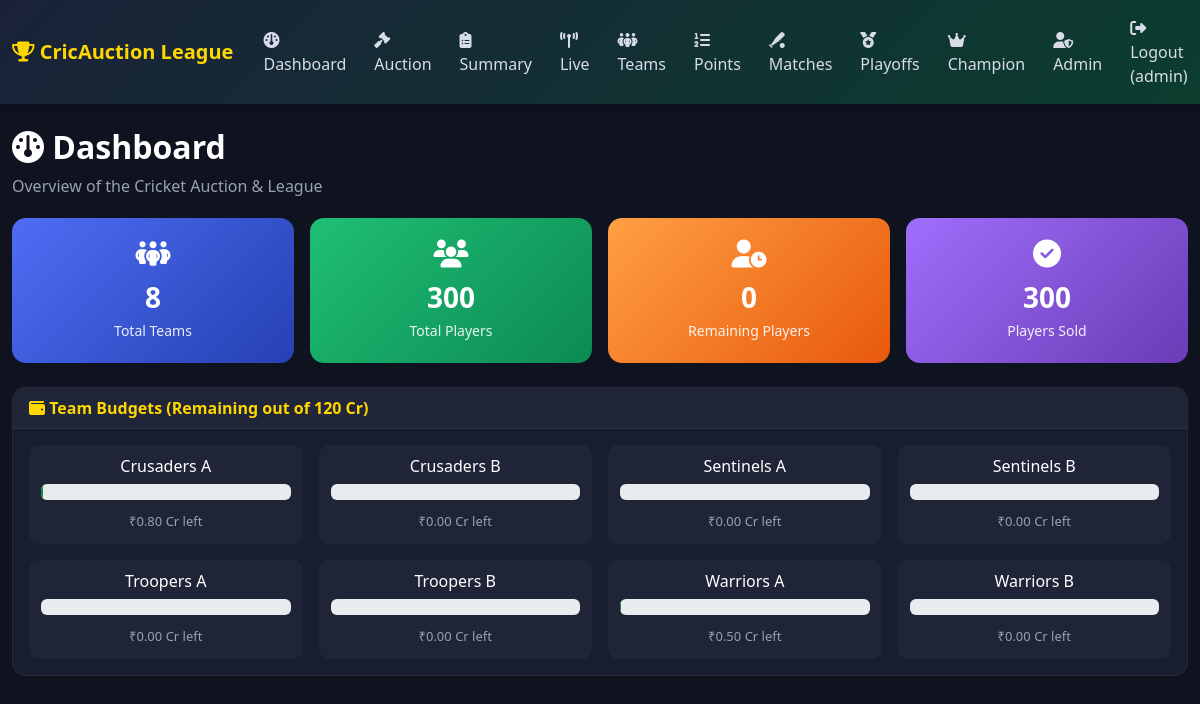
The app's page /dashboard (signed in) with its own data.
### tables this page shows
CREATE TABLE teams (
            id             INTEGER PRIMARY KEY AUTOINCREMENT,
            name           TEXT UNIQUE NOT NULL,
            budget         REAL    NOT NULL DEFAULT 120,
            matches_played INTEGER DEFAULT 0,
            wins           INTEGER DEFAULT 0,
            losses         INTEGER DEFAULT 0,
            points         INTEGER DEFAULT 0,
            nrr            REAL    DEFAULT 0.0
        );

### backend/routes/admin_routes.py (the view)
@admin_bp.route("/dashboard")
@login_required
def dashboard():
    conn = get_db_connection()
    cur = get_cursor(conn)
    cur.execute("SELECT COUNT(*) as c FROM teams")
    total_teams = cur.fetchone()["c"]
    cur.execute("SELECT COUNT(*) as c FROM players")
    total_players = cur.fetchone()["c"]
    cur.execute("SELECT COUNT(*) as c FROM players WHERE is_sold = 0")
    remaining_players = cur.fetchone()["c"]
    cur.execute("SELECT COUNT(*) as c FROM players WHERE is_sold = 1")
    sold_players = cur.fetchone()["c"]
    cur.execute("SELECT * FROM teams ORDER BY name")
    teams = cur.fetchall()
    cur.close()
    conn.close()
    return render_template("dashboard.html",
        total_teams=total_teams,
        total_players=total_players,
        remaining_players=remaining_players,
        sold_players=sold_players,
        teams=teams)

### backend/models.py (called while the page is built)
def get_db_connection():
    conn = sqlite3.connect(DB_PATH)
    conn.row_factory = sqlite3.Row
    conn.execute("PRAGMA journal_mode=WAL")
    conn.execute("PRAGMA foreign_keys=ON")
    return conn

def get_cursor(conn):
    return conn.cursor()

### backend/routes/admin_routes.py (called while the page is built)
def login_required(f):
    @wraps(f)
    def wrapper(*args, **kwargs):
        if "user_id" not in session:
            return redirect(url_for("auth.login"))
        return f(*args, **kwargs)
    return wrapper

### frontend/templates/dashboard.html (shortened to what this page needs)
{% extends "base.html" %}
{% block content %}
<div class="page-header animate-fadein">
    <h2><i class="fa-solid fa-gauge"></i> Dashboard</h2>
    <p>Overview of the Cricket Auction & League</p>
</div>
<div class="row g-3 mb-4">
    <div class="col-6 col-md-3">
        <div class="stat-card stat-blue animate-fadein">
            <i class="fa-solid fa-people-group"></i>
            <h3>{{ total_teams }}</h3>
            <p>Total Teams</p>
        </div>
    </div>
    <div class="col-6 col-md-3">
        <div class="stat-card stat-green animate-fadein">
            <i class="fa-solid fa-users"></i>
            <h3>{{ total_players }}</h3>
            <p>Total Players</p>
        </div>
    </div>
    <div class="col-6 col-md-3">
        <div class="stat-card stat-orange animate-fadein">
            <i class="fa-solid fa-user-clock"></i>
            <h3>{{ remaining_players }}</h3>
            <p>Remaining Players</p>
        </div>
    </div>
    <div class="col-6 col-md-3">
        <div class="stat-card stat-purple animate-fadein">
            <i class="fa-solid fa-circle-check"></i>
            <h3>{{ sold_players }}</h3>
            <p>Players Sold</p>
        </div>
    </div>
</div>
<div class="card content-card animate-fadein">
    <div class="card-header">
        <i class="fa-solid fa-wallet"></i> Team Budgets (Remaining out of 120 Cr)
    </div>
    <div class="card-body">
        <div class="row g-3">
            {% for team in teams %}
            <div class="col-md-3 col-sm-6">
                <div class="budget-box">
                    <h6>{{ team['name'] }}</h6>
                    <div class="progress mb-2">
                        {% set percent = (team['budget'] / 120 * 100) %}
                    </div>
                    <span class="budget-amount">₹{{ "%.2f"|format(team['budget']) }} Cr left</span>
                </div>
            </div>
            {% endfor %}
        </div>
    </div>
</div>
{% endblock %}

### frontend/static/css/style.css (style rules this page uses)
* { box-sizing: border-box; }
body { font-family: 'Segoe UI', Tahoma, Geneva, Verdana, sans-serif; background: #0f1320; color: #eef0f5; }
.page-header { margin-bottom: 20px; }
.page-header h2 { font-weight: 700; color: #fff; }
.page-header p { color: #99a1b3; }
.animate-fadein { animation: cardFadeIn 0.5s ease both; }
.stat-card { border-radius: 14px; padding: 22px; text-align: center; color: #fff; transition: transform 0.25s ease; }
.stat-card i { font-size: 28px; margin-bottom: 8px; }
.stat-card h3 { font-weight: 700; margin: 5px 0; }
.stat-card p { margin: 0; opacity: 0.9; font-size: 14px; }
.stat-blue { background: linear-gradient(135deg, #4f6df5, #2541b2); }
.stat-green { background: linear-gradient(135deg, #1fbf75, #0c8a52); }
.stat-orange { background: linear-gradient(135deg, #ff9f43, #e8590c); }
.stat-purple { background: linear-gradient(135deg, #a06efc, #6a3cb5); }
.content-card { background: #181d30; border: 1px solid rgba(255,255,255,0.06); border-radius: 14px; color: #eef0f5; }
.content-card .card-header { background: rgba(255,255,255,0.04); border-bottom: 1px solid rgba(255,255,255,0.06); font-weight: 600; color: #ffd700; border-radius: 14px 14px 0 0 !important; }
.budget-box { background: rgba(255,255,255,0.03); border-radius: 10px; padding: 12px; text-align: center; }
.budget-box h6 { color: #fff; margin-bottom: 8px; }
.budget-amount { font-size: 13px; color: #99a1b3; }

### records on screen
teams: name "Crusaders A", budget "0.80"
teams: name "Crusaders B", budget "0.00"
teams: name "Sentinels A", budget "0.00"
teams: name "Sentinels B", budget "0.00"
teams: name "Troopers A", budget "0.00"
teams: name "Troopers B", budget "0.00"
teams: name "Warriors A", budget "0.50"
teams: name "Warriors B", budget "0.00"

### other values on screen
{{ session.get('username') }} "admin"
{{ total_teams }} "8"
{{ total_players }} "300"
{{ remaining_players }} "0"
{{ sold_players }} "300"
